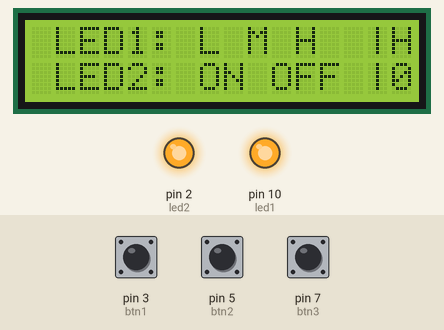
Simulated run of this sketch. Board: Arduino Uno, built with avr-gcc and run on an emulated ATmega328P. On the bench: 16×2 character LCD, output pins drawn as LEDs (lit = HIGH). The inputs (shaded band) are chosen by the test bench; at power-on: pin 7 (btn3) HIGH, pin 3 (btn1) HIGH, pin 5 (btn2) HIGH. EEPROM starts erased; what the sketch prints to the serial monitor is not drawn.

Above: at 2.2 s.
2.3 s: pin 7 (btn3) pulled LOW for 1 s
At 4.3 s:
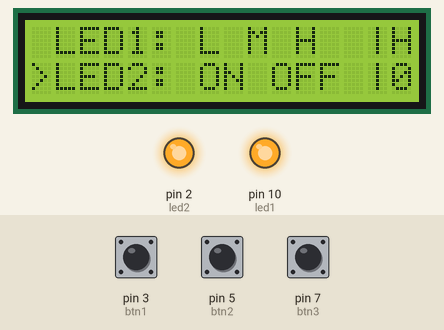
4.8 s: pin 3 (btn1) pulled LOW for 1 s
At 7.2 s:
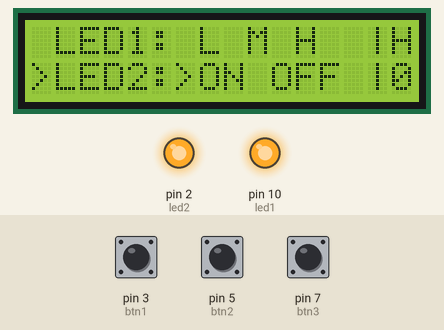
8.8 s: pin 7 (btn3) pulled LOW for 0.2 s
At 10.1 s:
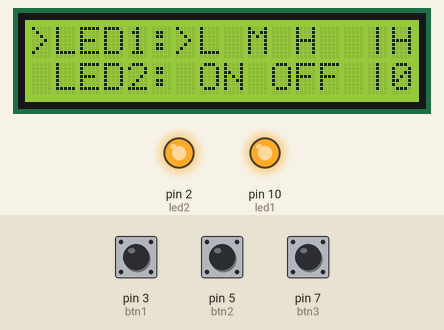
10.5 s: pin 5 (btn2) pulled LOW for 0.2 s
At 13.0 s:
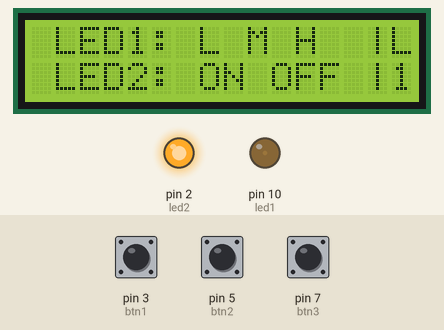
13.3 s: pin 5 (btn2) pulled LOW for 1 s
At 14.3 s:
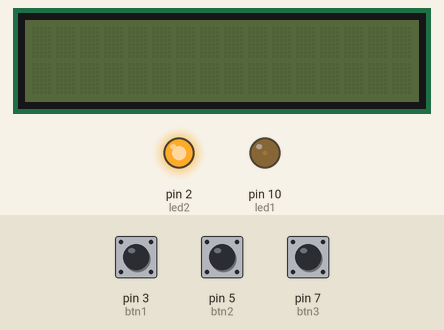
16.0 s: pin 7 (btn3) pulled LOW for 3.2 s
At 20.1 s:
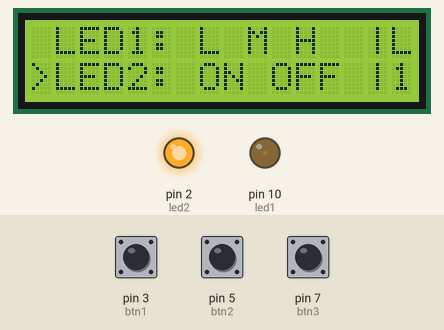
Timing chart, 0 to 21.6 s (numbered marks = the images above; inputs shaded):
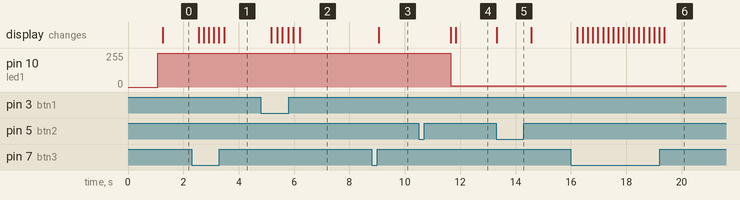

The sketch:

UART_TX_LCD_MENU.ino
```cpp
#include <ArduinoJson.h>
#include<EEPROM.h>
#include <LiquidCrystal_I2C.h>

LiquidCrystal_I2C lcd(0x3F,16,2);  // set the LCD address to 0x3F for a 16 chars and 2 line display


int btn = A2;
int btn1 = 3;
int btn2 = 5;
int btn3 = 7;
int led1 = 10;
int led2 = 2;

int menu_select = 0;
int menu_select_value = 0;

int btn_count = 0;
int led1_address = 4;
int led2_address = 5;
byte btn_value;

byte led1_value;
byte led2_value;

void(* resetFunc) (void) = 0; //declare reset function @ address 0


void setup() {
//  lcd.init();
  lcd.begin();
  lcd.clear();
  lcd.backlight();      // Make sure backlight is on


  Serial.begin(9600);
  pinMode(btn, INPUT_PULLUP);
  pinMode(btn1, INPUT_PULLUP);
  pinMode(btn2, INPUT_PULLUP);
  pinMode(btn3, INPUT_PULLUP);
  pinMode(led1, OUTPUT);
  pinMode(led2, OUTPUT);

  led1_value = EEPROM.read(led1_address);//EEPROM.read(ADDRESS 0-255);
  led2_value = EEPROM.read(led2_address);//EEPROM.read(ADDRESS 0-255);


//  Serial.println("Device restarted");
//  Serial.println("Reading memory");
//  Serial.print("LED1 :"); Serial.println(led1_value);
//  Serial.print("LED2 :"); Serial.println(led2_value);

    StaticJsonDocument<200> doc;
    String SendJSONData;
    doc["btn1"] = led1_value;
    doc["btn2"] = led2_value;
    serializeJson(doc, SendJSONData);
    Serial.println(SendJSONData);


  delay(1000);
}

void loop() {
//  String led1_state = (led1_value == 10) ? "LOW" : ((led1_value == 127) ? "MEDIUM" : "HIGH");
//  String led2_state = (led2_value == 1) ? "ON" : "OFF";

  String led1_state = (led1_value == 10) ? "L" : ((led1_value == 127) ? "M" : "H");
  String led2_state = (led2_value == 1) ? "1" : "0";

  analogWrite(led1, led1_value);
  digitalWrite(led2, led2_value);


/**************Select menu start***************************/
  int menu_select_button = digitalRead(btn3);
  if (menu_select_button == LOW) {
    menu_select++;
    Serial.println(menu_select);
  }
  if (menu_select == 3) {
    menu_select = 1;
  }
  /************select menu end****************************/

  /*************select menu value start*******************/
  int button1 = digitalRead(btn1);
  if (button1 == LOW) {
    menu_select_value++;
    //    Serial.println(mode_select_value);
  }
  if (menu_select_value == 4) {
    menu_select_value = 1;
  }
  /*************select menu value start end***************/


  int back_button = digitalRead(btn2);
  if (back_button == LOW) {
    menu_select_value = 0;
    resetFunc();  //call reset
  }
  delay(150);


switch (menu_select) {
    case 0:
//      menu_select = 1;

//      lcd.setCursor(0,0);//(col, row)
//      lcd.print("L1:"); lcd.print(led1_state   );
//      lcd.setCursor(9,0);//(col, row)
//      lcd.print(",L2:"); lcd.println(led2_state);
//      lcd.setCursor(0,1);//(col, row)
//      lcd.print("Select 'MENU'");

      lcd.setCursor(0,0);//(col, row)
      lcd.print(" LED1:"); lcd.print(" L"); lcd.print(" M"); lcd.print(" H  |"); lcd.println(led1_state);
      lcd.setCursor(0,1);//(col, row)
      lcd.print(" LED2:"); lcd.print(" ON"); lcd.print(" OFF |");lcd.println(led2_state );


      break;

    case 1:    // your hand is on the sensor
      lcd.setCursor(0,0);//(col, row)
      lcd.print(">LED1:"); lcd.print(" L"); lcd.print(" M"); lcd.print(" H  |"); lcd.println(led1_state);
      lcd.setCursor(0,1);//(col, row)
      lcd.print(" LED2:"); lcd.print(" ON"); lcd.print(" OFF |");lcd.println(led2_state );


      switch (menu_select_value) {
        case 0:
//          Serial.println("please select value");
          break;
        case 1:
          EEPROM.update(led1_address, 10);
          lcd.setCursor(0,0);//(col, row)
          lcd.print(">LED1:"); lcd.print(">L"); lcd.print(" M"); lcd.print(" H  |"); lcd.println(led1_state);
          lcd.setCursor(0,1);//(col, row)
          lcd.print(" LED2:"); lcd.print(" ON"); lcd.print(" OFF |");lcd.println(led2_state );
          break;
        case 2:
          EEPROM.update(led1_address, 127);
          lcd.setCursor(0,0);//(col, row)
          lcd.print(">LED1:"); lcd.print(" L"); lcd.print(">M"); lcd.print(" H  |"); lcd.println(led1_state);
          lcd.setCursor(0,1);//(col, row)
          lcd.print(" LED2:"); lcd.print(" ON"); lcd.print(" OFF |");lcd.println(led2_state );
          break;
        case 3:
          EEPROM.update(led1_address, 255);
          lcd.setCursor(0,0);//(col, row)
          lcd.print(">LED1:"); lcd.print(" L"); lcd.print(" M"); lcd.print(">H  |"); lcd.println(led1_state);
          lcd.setCursor(0,1);//(col, row)
          lcd.print(" LED2:"); lcd.print(" ON"); lcd.print(" OFF |");lcd.println(led2_state );
          break;
      }
      break;


    case 2:    // your hand is on the sensor
      lcd.setCursor(0,0);//(col, row)
      lcd.print(" LED1:"); lcd.print(" L"); lcd.print(" M"); lcd.print(" H  |"); lcd.println(led1_state);
      lcd.setCursor(0,1);//(col, row)
      lcd.print(">LED2:"); lcd.print(" ON"); lcd.print(" OFF |");lcd.println(led2_state );


      switch (menu_select_value) {
        case 0:
//          Serial.println("please select value");
          break;
        case 1:
          EEPROM.update(led2_address, 1);
          lcd.setCursor(0,0);//(col, row)
          lcd.print(" LED1:");lcd.print(" L");lcd.print(" M"); lcd.print(" H  |"); lcd.println(led1_state);
          lcd.setCursor(0,1);//(col, row)
          lcd.print(">LED2:");lcd.print(">ON");lcd.print(" OFF |");lcd.println(led2_state );
          break;
        case 2:
          EEPROM.update(led2_address, 0);
          lcd.setCursor(0,0);//(col, row)
          lcd.print(" LED1:");lcd.print(" L");lcd.print(" M"); lcd.print(" H  |"); lcd.println(led1_state);
          lcd.setCursor(0,1);//(col, row)
          lcd.print(">LED2:");lcd.print(" ON");lcd.print(">OFF |");lcd.println(led2_state );
          break;
        case 3:
          menu_select_value = 1;
          break;
      }
      break;

  }
}
```

Measured:
- after the input at 2.3 s, the display: first changes after 0.25 s (image 1 shows a later state)
- after the input at 4.8 s, the display: changes after 0.37 s (image 2)
- after the input at 8.8 s, the display: changes after 0.25 s (image 3)
- after the input at 10.5 s, pin 10 (led1): 255/255 → 10/255 after 1.2 s; the display: first changes after 1.2 s (image 4 shows a later state)
- after the input at 13.3 s, the display: changes at once (image 5)
- after the input at 16.0 s, the display: first changes after 0.23 s (image 6 shows a later state)
